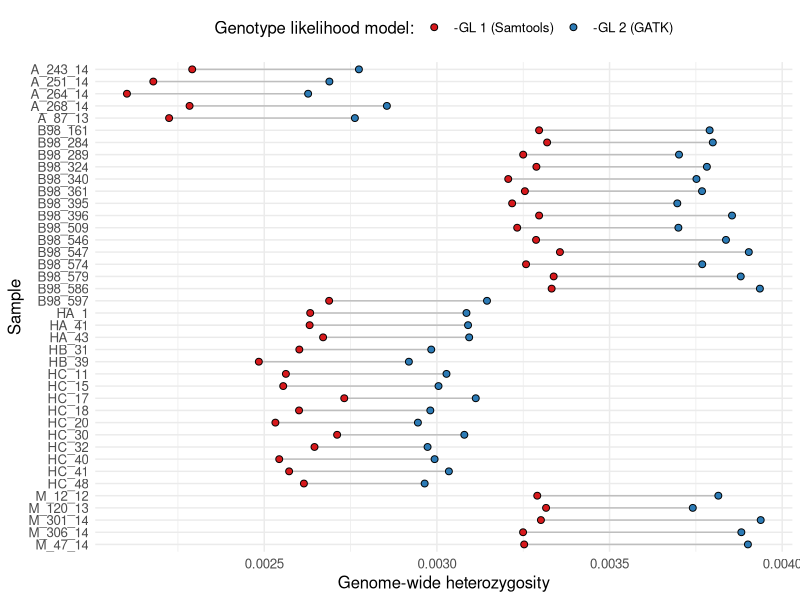
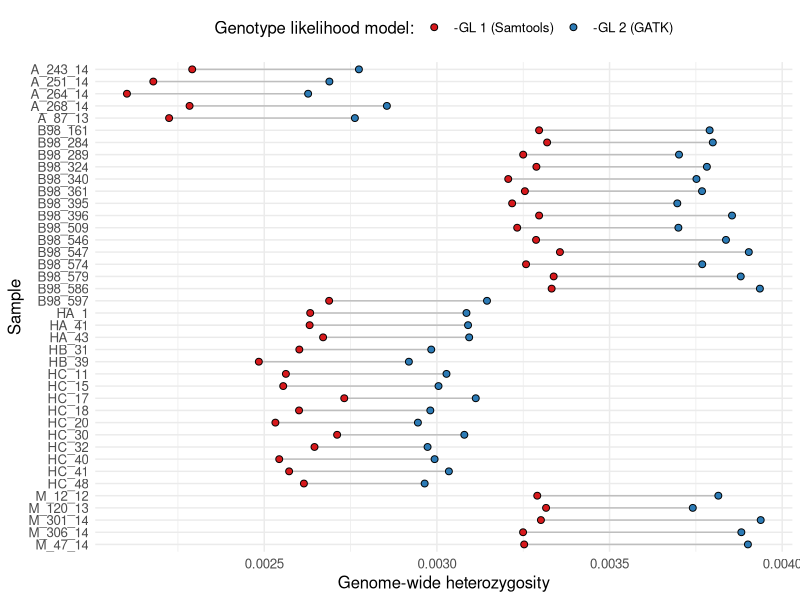

The R script that drew these images, in order:
#### Supplementary figure 1 - ANGSD Het GATK (-GL 2) vs Samtools (-GL 1) ####

# Load packages
library(ggplot2)
library(reshape2)

# Load data into r
He_indBuf <- read.csv("19-Heterozygosity_buffalo.csv", header = T)
# Reformat data to better work with ggplot2
He_reshape <- melt(He_indBuf, value.name = "Heterozygosity")

# Plot heterozygosity comparison per sample:
Het_GL2vGL1 <- ggplot(He_reshape) +
  geom_line(aes(x=Sample, y=Heterozygosity), col = "grey") +
  geom_point(aes(x=Sample, y=Heterozygosity, fill = variable), pch = 21, size = 2) +
  scale_x_discrete(limits=He_indBuf$Sample) + #Plot in the same order as in data file, and not alphabetically
  scale_fill_manual(name = "Genotype likelihood model:",
                    labels = c("-GL 1 (Samtools)", "-GL 2 (GATK)"),
                    values = c("#d7191c", "#2c7bb6")) +
  theme_minimal() +
  theme(text = element_text(size = 12),
        legend.position = "top",
        legend.spacing.x = unit(0.05, "cm")) +
  labs(y="Genome-wide heterozygosity") +
  coord_flip() #Since the input file is in reverse alphabetical order, Addo samples will be at the top after coord_flip
Het_GL2vGL1

# Save as pdf
pdf("Het_GL2vGL1.pdf",
    width = 11.69,
    height = 8.27)
Het_GL2vGL1
dev.off()
